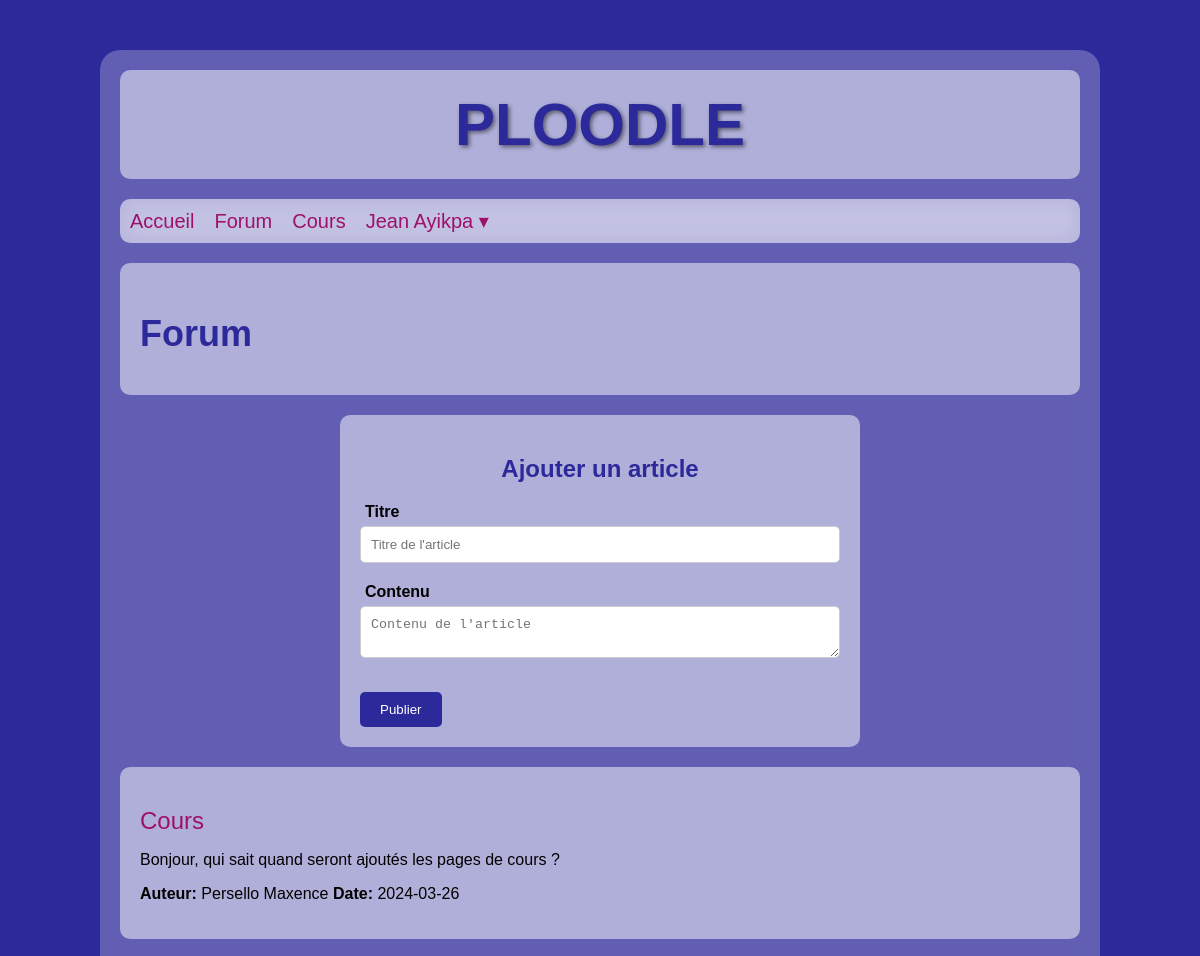
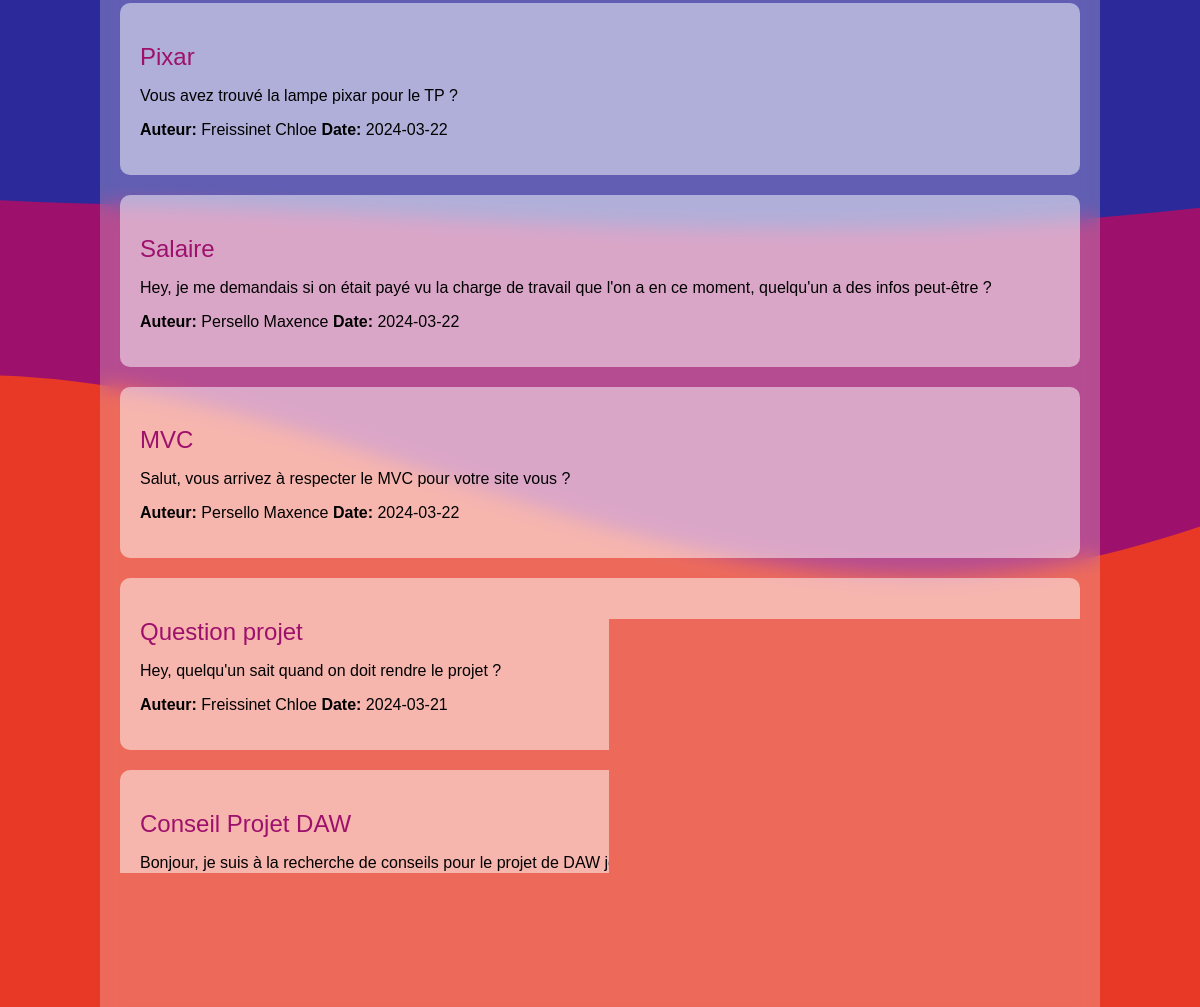
The app's page /?route=forum&addArticle (signed in) with its own data (2 pictures, top to bottom).
### tables this page shows
CREATE TABLE `article` (
  `arID` int(11) NOT NULL,
  `arTitre` text NOT NULL,
  `arContenu` text NOT NULL,
  `arAuteur` int(11) NOT NULL,
  `arDate` date NOT NULL
);

CREATE TABLE `user` (
  `usID` int(11) NOT NULL,
  `usNom` text NOT NULL,
  `usPrenom` text NOT NULL,
  `usLogin` text NOT NULL,
  `usPass` text NOT NULL,
  `usAdmin` tinyint(1) NOT NULL,
  `usNiveau` int(11) NOT NULL,
  `usFormation` int(11) NOT NULL
);

### models/forumModel.php (called while the page is built, shortened)
<?php
function getAllArticles(): array {
    $db = bdConnect();
    $query = "SELECT arID, arTitre, arContenu, usNom, usPrenom, arDate FROM article, user WHERE arAuteur = usID ORDER BY (arID) DESC";
    $stmt = $db->query($query);
    $articles = $stmt->fetchAll(PDO::FETCH_ASSOC);
    return $articles;
}

### views/forum_index.php (the view)
<?php
echo '<section><h1>Forum</h1></section>';
if (isset($_SESSION['usLogin'])) {
    if (isset($_GET['addArticle'])) {
        echo '<section class="add-forum-form">',
            '<h2>Ajouter un article</h2>',
            '<form action="?route=forum&saveArticle" method="post">',
                '<label for="arTitre">Titre</label>',
                '<input type="text" name="arTitre" placeholder="Titre de l\'article" required><br>',
                '<label for="arContenu">Contenu</label>',
                '<textarea name="arContenu" placeholder="Contenu de l\'article" required></textarea><br>',
                '<input type="submit" value="Publier"/>',
            '</form>',
        '</section>';
    } else {
        echo '<a href="?route=forum&addArticle" class="add-forum-button">Ajouter un article</a>';
    }
}
if (!empty($articles)) {
    foreach ($articles as $article) {
        echo '<section>';
        echo '<h2><a href="?route=forum&arID=' . $article['arID'] . '">' . $article['arTitre'] . '</a></h2>';
        echo '<p>' . $article['arContenu'] . '</p>';
        echo '<p><strong>Auteur:</strong> ' . $article['usNom'] . ' ' . $article['usPrenom'];
        echo ' <strong>Date:</strong> ' . $article['arDate'] . '</p>';
        echo '</section>';
    }
} else {
    echo '<p>Aucun article disponible pour le moment.</p>';
}

### styles/style2.css (style rules this page uses)
:root { --primary: rgb(44, 41, 154); --secondary: rgba(157, 17, 108, 1); --tertiary: rgba(231, 57, 37, 1); }
body { margin: 0; font-family: Arial, sans-serif; background: url('../img/wave.svg') no-repeat center center fixed; background-size: cover; }
section, .box { margin-bottom: 20px; padding: 20px; background: rgba(255, 255, 255, 0.5); border-radius: 10px; }
a, .clickable { color: var(--secondary); font-weight: 500; text-decoration: none; cursor: pointer; }
h1, h2, h3, h4 { font-weight: bold; color: var(--primary); }
h1 { font-size: 36px; margin-bottom: 20px; }
h2 { font-size: 24px; margin-bottom: 15px; }
input[type="submit"], input[type="reset"] { margin-top: 20px; padding: 10px 20px; border: none; border-radius: 5px; background-color: var(--primary); color: white; cursor: pointer; }
.add-forum-form { width: 50%; margin-left: auto; margin-right: auto; }
.add-forum-form h2 { text-align: center; margin-bottom: 20px; }
.add-forum-form label { display: block; font-weight: bold; margin: 10px 0 5px 5px; }
.add-forum-form input[type="text"], .add-forum-form textarea { width: 100%; padding: 10px; margin-bottom: 10px; border-radius: 5px; border: 1px solid #ccc; box-sizing: border-box; }
.add-forum-form textarea { min-height: 3lh; max-width: 100%; min-width: 100%; }

### records on screen
article: arTitre "Cours", arContenu "Bonjour, qui sait quand seront ajoutés les pages de cours ?", arAuteur.usNom "Persello", arAuteur.usPrenom "Maxence", arDate "2024-03-26"
article: arTitre "Pixar", arContenu "Vous avez trouvé la lampe pixar pour le TP ?", arAuteur.usNom "Freissinet", arAuteur.usPrenom "Chloe", arDate "2024-03-22"
article: arTitre "Salaire", arContenu "Hey, je me demandais si on était payé vu la charge de travail que l'on a en ce moment, quelqu'un a des infos peut-être ?", arAuteur.usNom "Persello", arAuteur.usPrenom "Maxence", arDate "2024-03-22"
article: arTitre "MVC", arContenu "Salut, vous arrivez à respecter le MVC pour votre site vous ?", arAuteur.usNom "Persello", arAuteur.usPrenom "Maxence", arDate "2024-03-22"
article: arTitre "Question projet", arContenu "Hey, quelqu'un sait quand on doit rendre le projet ?", arAuteur.usNom "Freissinet", arAuteur.usPrenom "Chloe", arDate "2024-03-21"
article: arTitre "Conseil Projet DAW", arContenu "Bonjour, je suis à la recherche de conseils pour le projet de DAW je coince un peu.."

### other values on screen
$_SESSION['usPrenom'] "Jean"
$_SESSION['usNom'] "Ayikpa"
